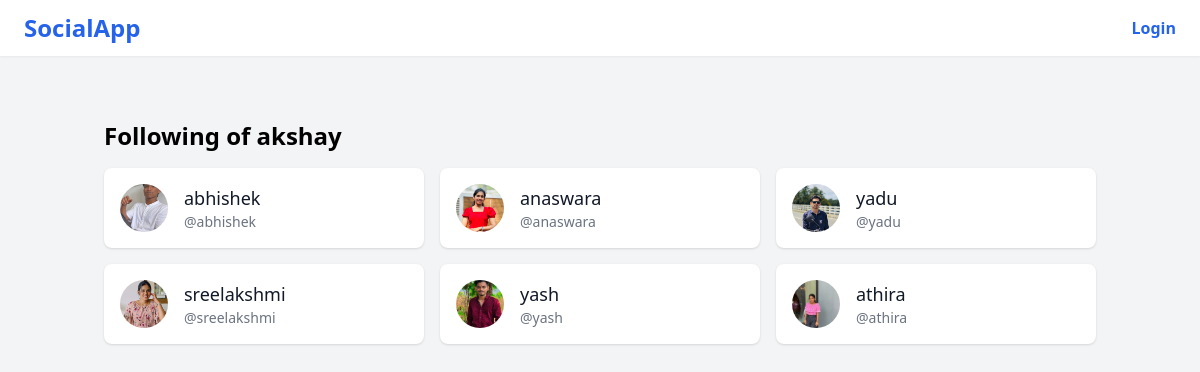
The page /following/akshay/ on the database its author committed.
### myapp/models.py (models this page shows, shortened)
class CustomUser(AbstractUser):
    email = models.EmailField(_('email address'), unique=True)
    profile_picture = models.ImageField(upload_to='profile_pics/', default='default.jpg')
    bio = models.TextField(max_length=500, blank=True)
    location = models.CharField(max_length=100, blank=True)
    birth_date = models.DateField(null=True, blank=True)
    is_public = models.BooleanField(default=True)
    cover_photo = models.ImageField(upload_to='cover_photos/', blank=True, null=True)
    is_suspended = models.BooleanField(default=False)
    is_verified = models.BooleanField(default=False)
    ROLE_CHOICES = (
        ('user', 'User'),
        ('moderator', 'Moderator'),
        ('admin', 'Admin'),
    )
    role = models.CharField(max_length=10, choices=ROLE_CHOICES, default='user')

### myapp/views.py (the view)
# urls.py: path('following/<str:username>/', views.following_list, name='following_list'),
def following_list(request, username):
    user = get_object_or_404(User, username=username)
    followings = Follow.objects.filter(follower=user).select_related('following')
    return render(request, 'followers_list.html', {
        'user_profile': user,
        'users': [f.following for f in followings],
        'list_type': 'Following',
    })

### templates/followers_list.html (shortened to what this page needs)
{% extends 'navbar.html' %}
{% load static %}
{% block content %}
<div class="container mx-auto py-8 px-4">
    <h2 class="text-2xl font-semibold mb-4">{{ list_type }} of {{ user_profile.username }}</h2>
    <div class="grid grid-cols-1 sm:grid-cols-2 md:grid-cols-3 gap-4">
        {% for user in users %}
        <a href="{% url 'profile_detail' user.username %}" class="flex items-center space-x-4 p-4 bg-white rounded-lg shadow hover:shadow-md transition">
            <img src="{{ user.profile_picture.url }}" class="w-12 h-12 rounded-full object-cover" alt="{{ user.username }}">
            <div>
                <p class="text-lg font-medium text-gray-900">{{ user.get_full_name }}</p>
                <p class="text-sm text-gray-500">@{{ user.username }}</p>
            </div>
        </a>
        {% empty %}
        <p class="text-gray-500">No {{ list_type|lower }} found.</p>
        {% endfor %}
    </div>
</div>
{% endblock %}

### rows shown on the page
CustomUser: username "akshay"
CustomUser: profile_picture (picture), get_full_name "abhishek", username "abhishek"
CustomUser: profile_picture (picture), get_full_name "anaswara", username "anaswara"
CustomUser: profile_picture (picture), get_full_name "yadu", username "yadu"
CustomUser: profile_picture (picture), get_full_name "sreelakshmi", username "sreelakshmi"
CustomUser: profile_picture (picture), get_full_name "yash", username "yash"
CustomUser: profile_picture (picture), get_full_name "athira", username "athira"

### other values the page prints
{{ list_type }} "Following"
